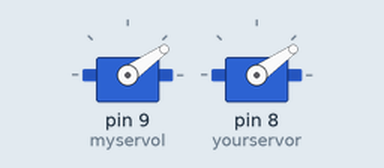
Recording of a sketch running on a simulated Arduino Uno, built with avr-gcc and run on an emulated ATmega328P. Parts: 2 × servo.

Above: at 0.05 s.
At 0.2 s:
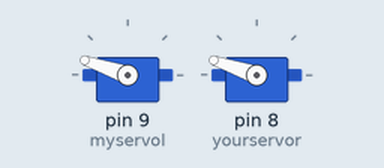
At 0.3 s:
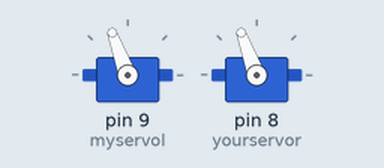
At 0.4 s:
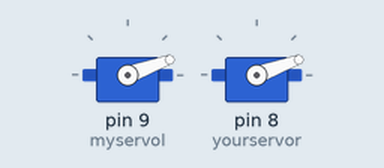
Timing chart, 0 to 3.0 s (numbered marks = the images above):
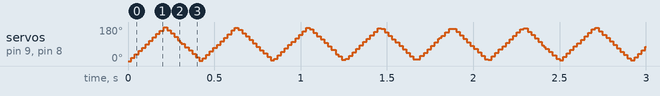

The sketch:

Servo_Motors.ino
```cpp
#include <Servo.h>

Servo myservol;
Servo yourservor;  // create servo object to control a servo
// Define the number of servos
#define SERVOS 2

int pos = 0;    // variable to store the servo position

void setup() {
  myservol.attach(9);
  yourservor.attach(8); // attaches the servo on pin 9 to the servo object
}

void loop() {
   for (pos = 0; pos <= 180; pos += 1) { // goes from 0 degrees to 180 degrees
    // in steps of 1 degree
      myservol.write(pos);
      yourservor.write(pos);
     // tell servo to go to position in variable 'pos'
     delay(1);          // waits 15ms for the servo to reach the position
  }
   for (pos = 180; pos >= 0; pos -= 1) { // goes from 180 degrees to 0 degrees
      myservol.write(pos);
      yourservor.write(pos);        // tell servo to go to position in variable 'pos'
      delay(1);                  // waits 3ms for the servo to reach the position
  }
}
```
